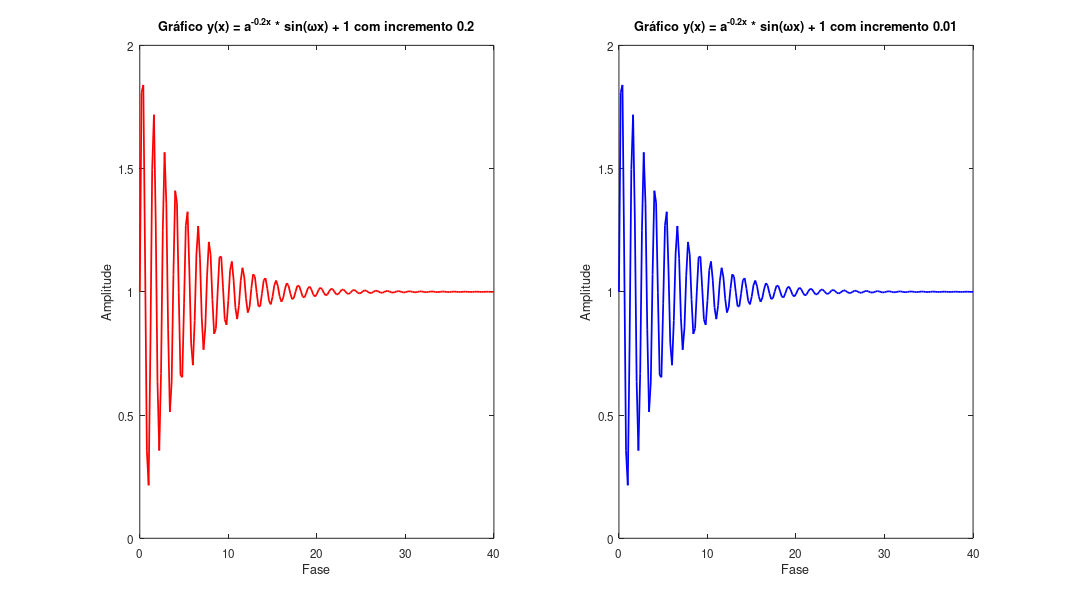
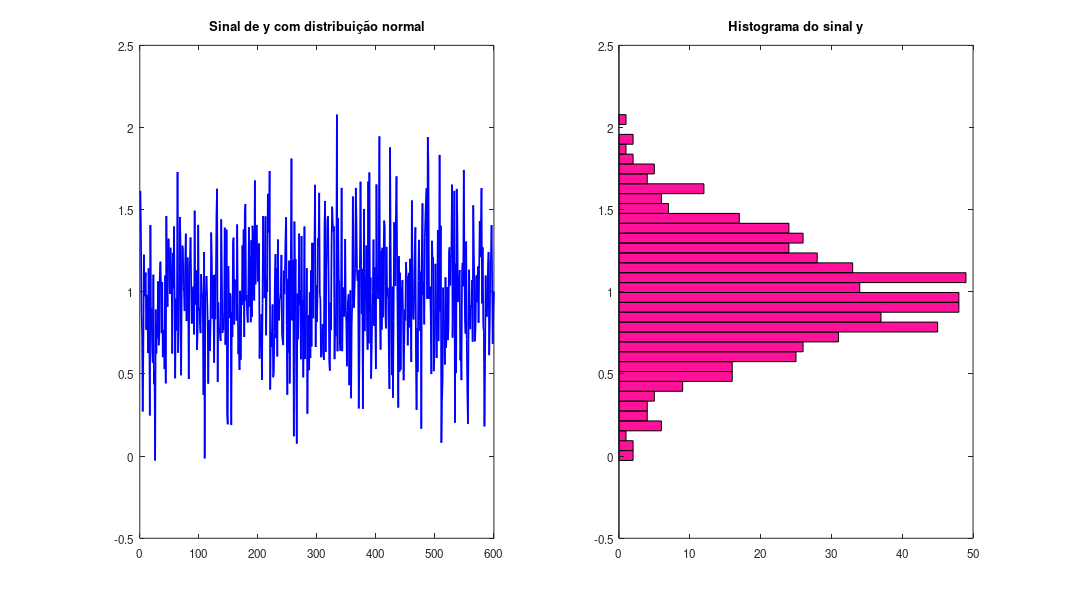
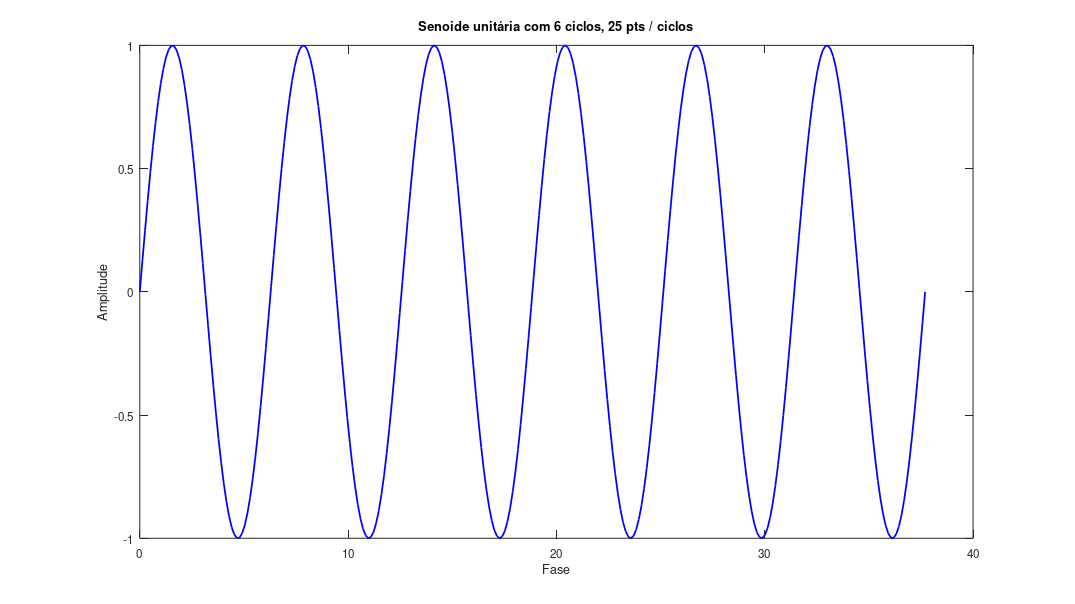
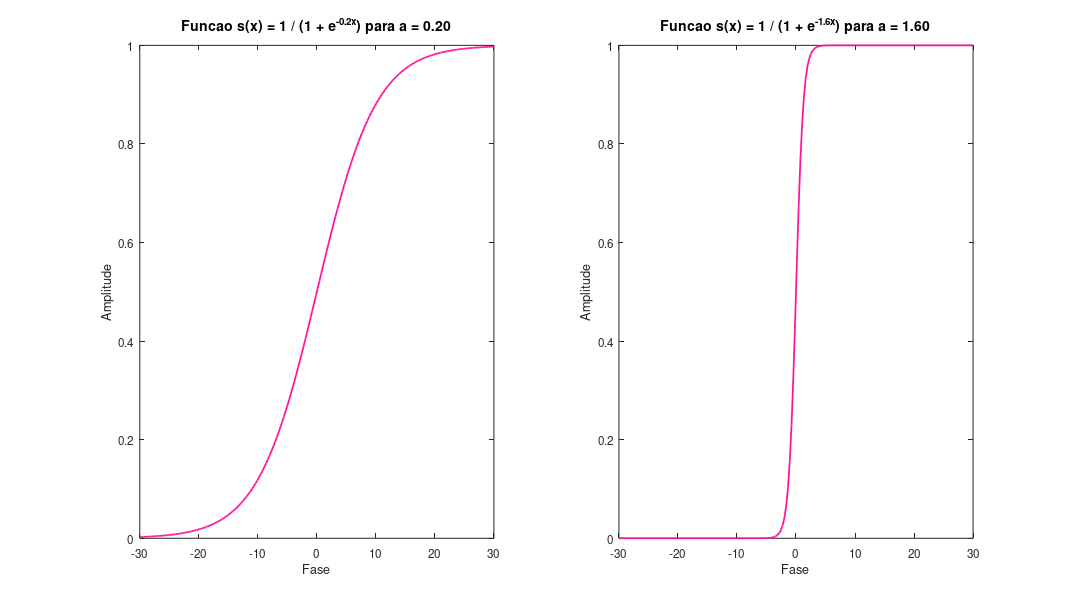

MATLAB code to generate these figures, in order:
clc; close all; clear;

GENERATE_GRAPHS = true;

function exportgraph(filename, generate)

   if !generate
        return;
    endif

    set(gcf, 'PaperUnits', 'inches');
    set(gcf, 'PaperSize', [12.8, 7.2]);
    set(gcf, 'PaperPosition', [0, 0, 12.8, 7.2]);

    print(gcf, fullfile(pwd, filename), '-dpng', '-r600');
end

%% Questão 1
disp(repmat('-', 1, 50));
disp('              QUESTÃO 1              ');
disp(repmat('-', 1, 50));
disp('Matriz A:');

A = [
      [exp(4), log(5)],
      [sqrt(6), 1 + 5i]
    ]

disp(repmat('-', 1, 50));
disp('Matriz B:');

B = [
      [pi, log10(5)],
      [3j, 1 + 3i]
    ]

disp(repmat('-', 1, 50));
disp('a) A + B');
C = A + B

disp('b) A * B');

disp('c) A²');
C = A^2

disp('d) A^(T)');
C = A'

disp('e) B^(-1)');
C = inv(B)

disp('f) B^(T) * A^(T)');
C = B' * A'

disp('g) A² + B² - A * B');
C = A^2 + B^2 - A * B

disp('h) Autovalores de A');
C = eig(A)

disp('i) A .* B');
C = A .* B
disp(repmat('-', 1, 50));

%% Questão 2

disp('              QUESTÃO 2              ');
disp(repmat('-', 1, 50));
disp('Matriz A:');

A = [
      [4 3 2],
      [-6 0 8],
      [0 -4 -12],
    ] % 3x3

disp(repmat('-', 1, 50));
disp('Vetor B:');

B = [5; 8; 0] % 3x1

disp('Vetor X:');
X = A\B % 3x1

disp(repmat('-', 1, 50));
disp('valores de x, y, z');
x = X(1)
y = X(2)
z = X(3)

%% Questão 3

w = 5; % rad/s

x1 = 0:0.2:40;
x2 = 0:0.01:40;

y1 = exp(-0.2 .* x1) .* sin(w .* x1) + 1;
y2 = exp(-0.2 .* x2) .* sin(w .* x2) + 1;

figure('NumberTitle', 'off', 'Name', 'Questão 3', 'Position', [171, 117, 1024, 576]);

subplot(1, 2, 1);
plot(x1, y1, 'LineWidth' , 1.5, 'Color', 'red');
title('Gráfico y(x) = a^{-0.2x} * sin(\omegax) + 1 com incremento 0.2');
xlabel('Fase');
ylabel('Amplitude');
subplot(1, 2, 2);

plot(x1, y1, 'LineWidth' , 1.5, 'Color', 'blue');
title('Gráfico y(x) = a^{-0.2x} * sin(\omegax) + 1 com incremento 0.01');
xlabel('Fase');
ylabel('Amplitude');

exportgraph('ex2', GENERATE_GRAPHS);

disp(repmat('-', 1, 50));

%% Questão 4

disp('              QUESTÃO 4              ');
disp(repmat('-', 1, 50));

N = 600

y = 1 + 0.35 * randn(1, N);

figure('NumberTitle', 'off', 'Name', 'Questão 4', 'Position', [171, 117, 1024, 576]);

subplot(1, 2, 1);
plot(y, 'LineWidth' , 1.5, 'Color', 'blue');
title('Sinal de y com distribuição normal');

[counts, center] = hist(y, 35);

subplot(1, 2, 2);
barh(center, counts, 1.0, 'FaceColor', '#ff1199');
title('Histograma do sinal y');

exportgraph('ex4', GENERATE_GRAPHS);

disp(repmat('-', 1, 50));

disp('Média: ');
mean1 = (1/N) * sum(y)
disp('Valor retornado por mean(y): ');
mean2 = mean(y(:))

disp('Desvio padrão: ');
stantard1 = sqrt((1/(N - 1) * sum((y - mean1).^2)))

disp('Valor retornado por std(y): ');
stantard2 = std(y)

disp('Variância: ');
variance1 = (1/(N - 1) * sum((y - mean1).^2))

disp('Valor retornado por var(y): ');
variance2 = var(y)
disp(repmat('-', 1, 50));

%% Questão 5

disp('              QUESTÃO 5              ');
disp(repmat('-', 1, 50));

x = linspace(0, 12 * pi, 300);
y = sin(x);

figure('NumberTitle', 'off', 'Name', 'Questão 5', 'Position', [171, 117, 1024, 576]);

plot(x, y, 'LineWidth' , 1.5, 'Color', 'blue');
title('Senoide unitária com 6 ciclos, 25 pts / ciclos');
xlabel('Fase');
ylabel('Amplitude');

exportgraph('ex5', GENERATE_GRAPHS);

disp('Variância da senoide: ');
variance = var(y)

disp('Desvio padrão da senoide: ');
stantard = std(y)
disp(repmat('-', 1, 50));

%% Questão 6

disp('              QUESTÃO 6              ');
disp(repmat('-', 1, 50));

s = @(a, x) 1 ./ (1 + exp(-a .* x));

figure('NumberTitle', 'off', 'Name', 'Questão 6', 'Position', [171, 117, 1024, 576]);

x = linspace(-30, 30, 200);

%input_a = input('Digite um valor para a: ');
%input_b = input('Digite um valor para a: ');

disp('Digite um valor para a: 0.2');
input_a = 0.2;
disp('Digite um valor para b: 1.6');
input_b = 1.6;

func_a = s(input_a, x);
func_b = s(input_b, x);

subplot(1, 2, 1);
plot(x, func_a, 'LineWidth' , 1.5, 'Color', '#ff1199');
title(sprintf('Funcao s(x) = 1 / (1 + e^{-%.1fx}) para a = %.2f', input_a, input_a), 'Interpreter', 'tex', 'FontSize', 12);
xlabel('Fase');
ylabel('Amplitude');
disp(repmat('-', 1, 50));

subplot(1, 2, 2);
plot(x, func_b, 'LineWidth' , 1.5, 'Color', '#ff1199');
title(sprintf('Funcao s(x) = 1 / (1 + e^{-%.1fx}) para a = %.2f', input_b, input_b), 'Interpreter', 'tex', 'FontSize', 12);
xlabel('Fase');
ylabel('Amplitude');

exportgraph('ex6', GENERATE_GRAPHS);

disp(repmat('-', 1, 50));

%% Questão 7

disp('              QUESTÃO 7              ');
disp(repmat('-', 1, 50));

x = linspace(-20, 20, 400);

function y = guassian(x, mu, sigma)
    y = (1 / (sigma * sqrt(2 * pi))) .* exp(-0.5 * ((x - mu) ./ sigma).^2);
end

figure('NumberTitle', 'off', 'Name', 'Questão 7', 'Position', [171, 117, 1024, 576]);

subplot(1, 2, 1);
plot(x, guassian(x, 0, 0.4), 'LineWidth' , 1.5, 'Color', 'red');
hold on
plot(x, guassian(x, 0, 1.2), 'LineWidth' , 1.5, 'Color', 'green');
hold on
plot(x, guassian(x, 0, 1.8), 'LineWidth' , 1.5, 'Color', 'blue');
hold off
title('Guassianas da letra a');
legend('i) \mu=0.0, \sigma=0.4', 'ii) \mu=0.0, \sigma=1.2', 'iii) \mu=0.0, \sigma=1.8', 'FontSize', 12);

subplot(1, 2, 2);
plot(x, guassian(x, 0.4, 1.0), 'LineWidth' , 1.5, 'Color', 'red');
hold on
plot(x, guassian(x, 1.2, 1.0), 'LineWidth' , 1.5, 'Color', 'green');
hold on
plot(x, guassian(x, 1.8, 1.0), 'LineWidth' , 1.5, 'Color', 'blue');
hold off
title('Guassianas da letra b');
legend('i) \mu=0.4, \sigma=1.0', 'ii) \mu=1.2, \sigma=1.0', 'iii) \mu=1.8, \sigma=1.0', 'FontSize', 12);

exportgraph('ex7', GENERATE_GRAPHS);

disp(repmat('-', 1, 50));

%% Questão 8

disp('              QUESTÃO 8              ');
disp(repmat('-', 1, 50));

P1 = [4 1];
P2 = [4 0 1];
P3 = [4 0 0 -4*sqrt(2) 0 4];
P4 = conv([1, 0.9], conv([1, 0.9], [1, 0.9]));

r1 = roots(P1);
r2 = roots(P2);
r3 = roots(P3);
r4 = roots(P4);

figure('NumberTitle', 'off', 'Name', 'Questão 8', 'Position', [171, 117, 1024, 576]);

plot(real(r1), imag(r1), 'x', 'MarkerSize', 15, 'LineWidth' , 3.5, 'Color', 'red');
hold on
plot(real(r2), imag(r2), 'x', 'MarkerSize', 15, 'LineWidth' , 3.5, 'Color', '#559955');
hold on
plot(real(r3), imag(r3), 'x', 'MarkerSize', 15, 'LineWidth' , 3.5, 'Color', 'blue');
hold on
plot(real(r4), imag(r4), 'x', 'MarkerSize', 15, 'LineWidth' , 3.5, 'Color', '#ff1199');
hold off
title('Raízes dos polinômios no plano complexo');
xlabel('Parte Real (\sigma)', 'FontSize', 11);
ylabel('Parte Imaginária (j\omega)', 'FontSize', 11);

legend('i) P_1', 'ii) P_2', 'iii) P_3', 'iv) P_4', 'FontSize', 15);

grid on; box on;
axis equal;

exportgraph('ex8', GENERATE_GRAPHS);

disp(repmat('-', 1, 50));

%% Questão 9

disp('              QUESTÃO 9              ');
disp(repmat('-', 1, 50));

disp('a) Convolução do Polinômio y(z):');
P1 = conv([4 1], [8 4 1])

disp('b) Convolução do Polinômio c(k):');
P2 = conv([-2 1], [2, 1])

disp('c) Polinômios de G(s)-> Num(s) / Den(s):');

num = [1 3]
den = conv([1 0], conv([1 2], conv([1 0.7], [1 0.7])))

[P3, r] = deconv(num, den)
disp(repmat('-', 1, 50));

%% Questão 10

disp('              QUESTÃO 10              ');

omega = [ 1.5; 1.5; 1.0 ];
zeta  = [ 0.1; 0.6; 0.6 ];

P = [ [1 ; 1 ; 1], 2 .* zeta .* omega, omega .^ 2 ];

pole_a = roots(P(1, :));
pole_b = roots(P(2, :));
pole_c = roots(P(3, :));

figure('NumberTitle', 'off', 'Name', 'Questão 10', 'Position', [171, 117, 1024, 576]);
hold on;
plot(real(pole_a), imag(pole_a), 'rx', 'LineWidth', 3.5, 'MarkerSize', 12);
plot(real(pole_b), imag(pole_b), 'o', 'Color', '#559955', 'LineWidth', 3.5, 'MarkerSize', 12);
plot(real(pole_c), imag(pole_c), 'bs', 'LineWidth', 3.5, 'MarkerSize', 12);

title('Polos dos Sistemas de 2ª Ordem');
xlabel('Eixo Real (\sigma)');
ylabel('Eixo Imaginario (j\omega)');

legend('a) \omega_n=1.5, \zeta=0.15', 'b) \omega_n=1.5, \zeta=0.6', 'c) \omega_n=1.0, \zeta=0.6', 'FontSize', 15);

axis([-1.5, 1.5, -1.5, 1.5]);
grid on;
hold off;

exportgraph('ex10', GENERATE_GRAPHS);

disp(repmat('-', 1, 50));

%% Questão 11

disp('              QUESTÃO 11              ');

t = 0:0.02:2;

y = zeros(size(t));

for i = 1 : length(t)

  if t(i) >= 0 && t(i) <= 1
    y(i) = 1;
  elseif t(i) > 1 && t(i) <= 2
    y(i) = -1;
  end

end

% Série de Fourier: yaprox = f(x) = 4 / pi * sum(k = 1, k -> inf, sin((2k - 1) * pi * x) / (2k - 1)

A = 4 / pi;

figure('NumberTitle', 'off', 'Name', 'Questão 11', 'Position', [171, 117, 1024, 576]);

subplot(3, 1, 1);

hold on;

plot(t, y, 'LineWidth' , 1.5, 'Color', 'red');

yaprox = zeros(size(t));

for i = 1:2:3
  yaprox = yaprox + A * sin(i .* pi .* t) ./ i;
end

plot(t, yaprox, 'LineWidth' , 1.5, 'Color', 'blue');

yaprox = zeros(size(t));

for i = 1:2:7
  yaprox = yaprox + A * sin(i .* pi .* t) ./ i;
end

plot(t, yaprox, 'LineWidth' , 1.5, 'Color', 'green');

title('Sinal Original e Sinais Aproximados y_{aprox}(t)');
xlabel('tempo(s)');
ylabel('y(t)');
legend('y(t) Exato', 'y_{aprox} (1,3)', 'y_{aprox} (1,3,5,7)');
grid on;
hold off;

subplot(3, 1, 2);
colors = {'#ff1199', '#ff5511', '#ff55ff', '#55ffff'};

idx = 1;

hold on;

for i = 1:2:7
    plot(t, A * sin(i * pi * t) / i, 'LineWidth' , 1.5, 'Color', colors{idx});
    idx = idx + 1;
end

title('Componentes Harmonicas Individuais');
xlabel('tempo(s)');
ylabel('y_n(t)');
legend('y_1(t)', 'y_3(t)', 'y_5(t)', 'y_7(t)');
grid on;
hold off;

subplot(3, 1, 3);

Amplitudes = [A/1, A/3, A/5, A/7];
indexs     = [1 3 5 7];
stem(indexs, Amplitudes, 'filled', 'LineWidth', 1.5);
title('Espectro de Amplitudes dos Harmonicos');
xlabel('Indice Harmonico (n)');
ylabel('Amplitude');
xticks(1:7);
xlim([0 8]);
grid on;

exportgraph('ex11', GENERATE_GRAPHS);
